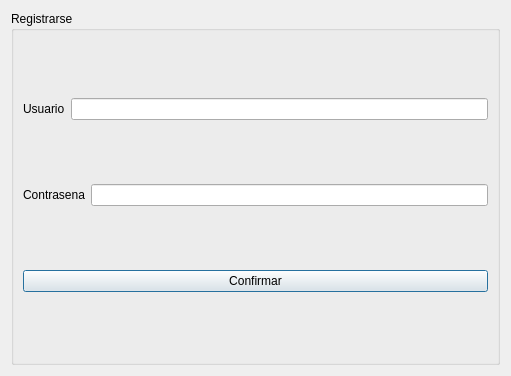
<?xml version="1.0" encoding="UTF-8"?>
<ui version="4.0">
 <class>singup</class>
 <widget class="QDialog" name="singup">
  <property name="geometry">
   <rect>
    <x>0</x>
    <y>0</y>
    <width>511</width>
    <height>376</height>
   </rect>
  </property>
  <property name="windowTitle">
   <string>Dialog</string>
  </property>
  <layout class="QVBoxLayout" name="verticalLayout_2">
   <item>
    <widget class="QGroupBox" name="groupBox">
     <property name="title">
      <string>Registrarse</string>
     </property>
     <layout class="QVBoxLayout" name="verticalLayout">
      <item>
       <layout class="QHBoxLayout" name="horizontalLayout">
        <item>
         <widget class="QLabel" name="label">
          <property name="text">
           <string>Usuario</string>
          </property>
         </widget>
        </item>
        <item>
         <widget class="QLineEdit" name="lineEdit_userRE"/>
        </item>
       </layout>
      </item>
      <item>
       <layout class="QHBoxLayout" name="horizontalLayout_2">
        <item>
         <widget class="QLabel" name="label_2">
          <property name="text">
           <string>Contrasena</string>
          </property>
         </widget>
        </item>
        <item>
         <widget class="QLineEdit" name="lineEdit_passwordRE"/>
        </item>
       </layout>
      </item>
      <item>
       <widget class="QPushButton" name="pushButton">
        <property name="text">
         <string>Confirmar</string>
        </property>
       </widget>
      </item>
     </layout>
    </widget>
   </item>
  </layout>
 </widget>
 <resources/>
 <connections/>
</ui>
